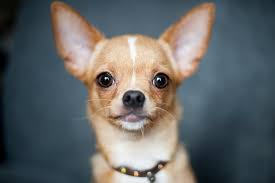
#> input picture OpenCV/images/chihuahua.jpg, 275 x 183 px
$ jupyter execute 02-operations.ipynb
#> lines starting #> are read from the running program, lines starting #| are printed output that depends on the picture; after the words box and inside, x2 and y2 are one past the last pixel; in counts of white or black regions, pixels touching at a corner belong together
# OpenCV - Operations

[cell 1]
import cv2
from matplotlib import pyplot as plt
import numpy as np

[cell 2]
def imshow(title, img):
    plt.imshow(cv2.cvtColor(img, cv2.COLOR_BGR2RGB))
    plt.title(title)
    plt.show()

[cell 3]
image = cv2.imread('./images/chihuahua.jpg')
#> image is the input picture: shape (183, 275, 3); mean B, G, R 103.3, 102.7, 100.2

## Transformations
```cv2.warpAffine(image, T, (width, height))```

[cell 4]
imshow("Original", image)
height, width = image.shape[:2]
#> height = 183; width = 275

# We shift it by quarter of the height and width
# Solo me va a quitar una cuarta parte
quarter_height, quarter_width = height/4, width/4
#> quarter_height = 45.75; quarter_width = 68.75


# Podemos transformat nuestra imagen
# si jugamos con los 0 y 1 le damos movimiento a la imagen
T = np.float32([[1, 0, quarter_width], [0, 1,quarter_height]])
#> T = [[1, 0, 68.75], [0, 1, 45.75]]

# We use warpAffine to transform the image using the matrix, T
img_translation = cv2.warpAffine(image, T, (width, height))
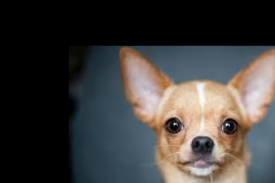
#> img_translation: shape (183, 275, 3); mean B, G, R 60.5, 62.5, 64.8
print(T)
#| [[ 1.    0.   68.75]
#|  [ 0.    1.   45.75]]
imshow("Translated", img_translation)

### **Rotations**

```cv2.getRotationMatrix2D(rotation_center_x, rotation_center_y, angle of rotation, scale)```

para mas informacion ver https://github.com/ncostamagna/computer-vision/blob/master/2022-05-Modern-Computer-vision/OpenCV/5.%20Transformations%20-%20Translations%20and%20Rotations.ipynb

# Rotation

[cell 5]
rotated_image = cv2.transpose(image) # menos flexible que getRotationMatrix2D
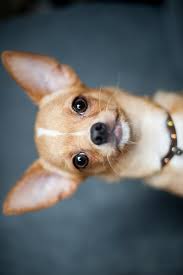
#> rotated_image: shape (275, 183, 3); mean B, G, R 103.3, 102.7, 100.2
imshow("Original", image)
imshow("Rotated using Transpose", rotated_image)

[cell 6]
# rotacion espejo
flipped = cv2.flip(image, 1)
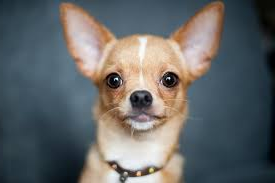
#> flipped: shape (183, 275, 3); mean B, G, R 103.3, 102.7, 100.2
imshow("Horizontal Flip", flipped)

## Scaling & Resize

Re-sizing is a simple function that we execute using the cv2.resize function, it's arguments are:

```cv2.resize(image, dsize(output image size), x scale, y scale, interpolation)```
- if dsize is None the output image is calculated as a function of scaling using x & y scale

#### **List of Interpolation Methods:**
- cv2.INTER_AREA - Good for shrinking or down sampling
- cv2.INTER_NEAREST - Fastest
- cv2.INTER_LINEAR - Good for zooming or up sampling (default)
- cv2.INTER_CUBIC - Better
- cv2.INTER_LANCZOS4 - Best

[cell 7]
# load our input image
imshow("Scaling - Linear Interpolation", image)

# If no interpolation is specified cv.INTER_LINEAR is used as default
# Let's make our image 3/4 of it's original size
image_scaled = cv2.resize(image, None, fx=0.75, fy=0.75)
imshow("0.75x Scaling - Linear Interpolation", image_scaled)
#> in imshow (call 7), `plt.show()`:
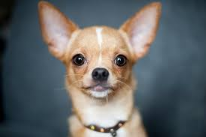
#> shown: shape (137, 206, 3); mean R, G, B 100.2, 102.7, 103.3

# Let's double the size of our image
img_scaled2 = cv2.resize(image, None, fx=2, fy=2, interpolation = cv2.INTER_CUBIC)
imshow("2x Scaling - Inter Cubic", img_scaled2)

# Let's double the size of our image using inter_nearest interpolation
img_scaled3 = cv2.resize(image, None, fx=2, fy=2, interpolation = cv2.INTER_NEAREST)
imshow("2x Scaling - Inter Nearest", img_scaled3)

# Let's skew the re-sizing by setting exact dimensions
img_scaled4 = cv2.resize(image, (900, 400), interpolation = cv2.INTER_AREA)
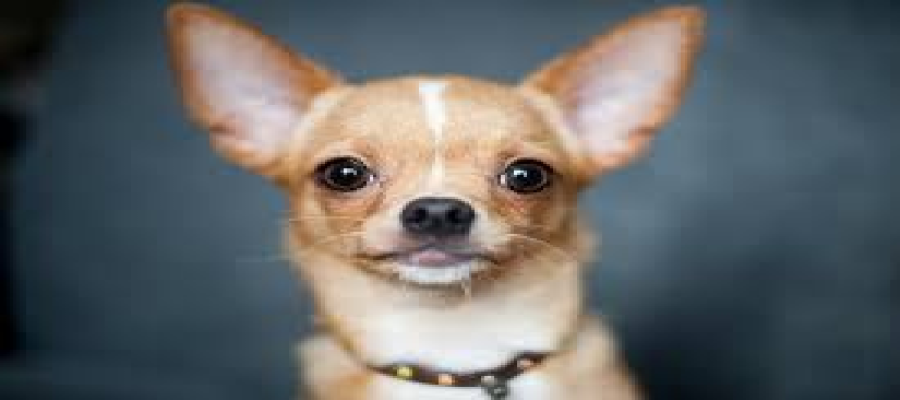
#> img_scaled4: shape (400, 900, 3); mean B, G, R 103.3, 102.7, 100.1
imshow("Scaling - Inter Area", img_scaled4)

[cell 8]
# Get our image dimensions
height, width = image.shape[:2]

# Donde arranca el rectangulo
start_row, start_col = int(height * .25), int(width * .25)
#> start_row = 45; start_col = 68
# Donde termina el rectangulo
end_row, end_col = int(height * .75), int(width * .75)
#> end_row = 137; end_col = 206

# Simply use indexing to crop out the rectangle we desire
cropped = image[start_row:end_row , start_col:end_col]
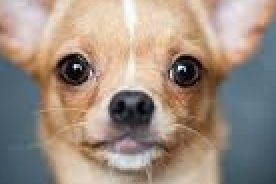
#> cropped: shape (92, 138, 3) (shown 2 times larger); mean B, G, R 129.2, 141.8, 157.6

imshow("Original Image", image)

# Dibujamos el rectangulo
copy = image.copy()
cv2.rectangle(copy, (start_col,start_row), (end_col,end_row), (0,255,255), 3)
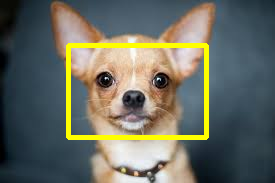
#> copy: shape (183, 275, 3); 4.55% of pixels changed, all inside (x1, y1, x2, y2) = (66, 43, 209, 140)
imshow("Area we are cropping", copy)

# Imagen recortada
imshow("Cropped Image", cropped)

[cell 9]
## Blurring using Convolutions

[cell 10]
# Creating our 3 x 3 kernel
kernel_3x3 = np.ones((3, 3), np.float32) / 9

# We use the cv2.fitler2D to conovlve the kernal with an image
blurred = cv2.filter2D(image, -1, kernel_3x3)
imshow('3x3 Kernel Blurring', blurred)
#> in imshow (call 14), `plt.show()`:
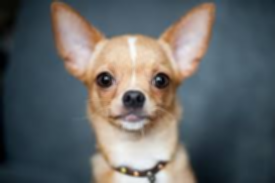
#> shown: shape (183, 275, 3); mean R, G, B 100.2, 102.7, 103.4

# Creating our 7 x 7 kernel
kernel_7x7 = np.ones((7, 7), np.float32) / 49

blurred2 = cv2.filter2D(image, -1, kernel_7x7)
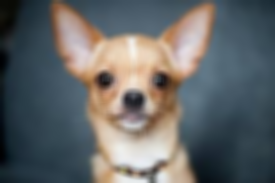
#> blurred2: shape (183, 275, 3); mean B, G, R 103.4, 102.7, 100.2
imshow('7x7 Kernel Blurring', blurred2)

blur = cv2.blur(image, (5,5))
imshow('Averaging', blur)

# Instead of box filter, gaussian kernel
Gaussian = cv2.GaussianBlur(image, (5,5), 0)
imshow('Gaussian Blurring', Gaussian)

# Takes median of all the pixels under kernel area and central
# element is replaced with this median value
median = cv2.medianBlur(image, 5)
imshow('Median Blurring', median)

dst = cv2.fastNlMeansDenoisingColored(image, None, 6, 6, 7, 21)
imshow('fastNlMeansDenoisingColored', dst)

[cell 11]
# Create our shapening kernel, remember it must sum to one
kernel_sharpening = np.array([[-1,-1,-1],
                              [-1, 9,-1],
                              [-1,-1,-1]])

# applying the sharpening kernel to the image
sharpened = cv2.filter2D(image, -1, kernel_sharpening)
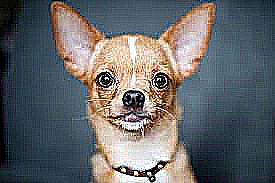
#> sharpened: shape (183, 275, 3); mean B, G, R 104, 103, 99.8
imshow('Sharpened Image', sharpened)
